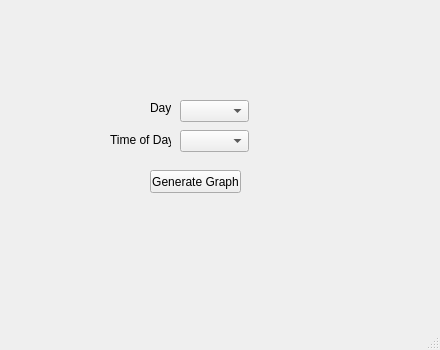
<?xml version="1.0" encoding="UTF-8"?>
<ui version="4.0">
 <class>MainWindow</class>
 <widget class="QMainWindow" name="MainWindow">
  <property name="geometry">
   <rect>
    <x>0</x>
    <y>0</y>
    <width>440</width>
    <height>350</height>
   </rect>
  </property>
  <property name="windowTitle">
   <string>MainWindow</string>
  </property>
  <widget class="QWidget" name="centralwidget">
   <widget class="QPushButton" name="btn1">
    <property name="geometry">
     <rect>
      <x>150</x>
      <y>170</y>
      <width>91</width>
      <height>23</height>
     </rect>
    </property>
    <property name="text">
     <string>Generate Graph</string>
    </property>
   </widget>
   <widget class="QComboBox" name="cbx1">
    <property name="geometry">
     <rect>
      <x>180</x>
      <y>100</y>
      <width>69</width>
      <height>22</height>
     </rect>
    </property>
   </widget>
   <widget class="QComboBox" name="cbx2">
    <property name="geometry">
     <rect>
      <x>180</x>
      <y>130</y>
      <width>69</width>
      <height>22</height>
     </rect>
    </property>
   </widget>
   <widget class="QLabel" name="lbl1">
    <property name="geometry">
     <rect>
      <x>150</x>
      <y>100</y>
      <width>21</width>
      <height>16</height>
     </rect>
    </property>
    <property name="text">
     <string>Day:</string>
    </property>
   </widget>
   <widget class="QLabel" name="lbl2">
    <property name="geometry">
     <rect>
      <x>110</x>
      <y>130</y>
      <width>61</width>
      <height>20</height>
     </rect>
    </property>
    <property name="text">
     <string>Time of Day:</string>
    </property>
   </widget>
  </widget>
  <widget class="QStatusBar" name="statusbar"/>
 </widget>
 <resources/>
 <connections/>
</ui>
